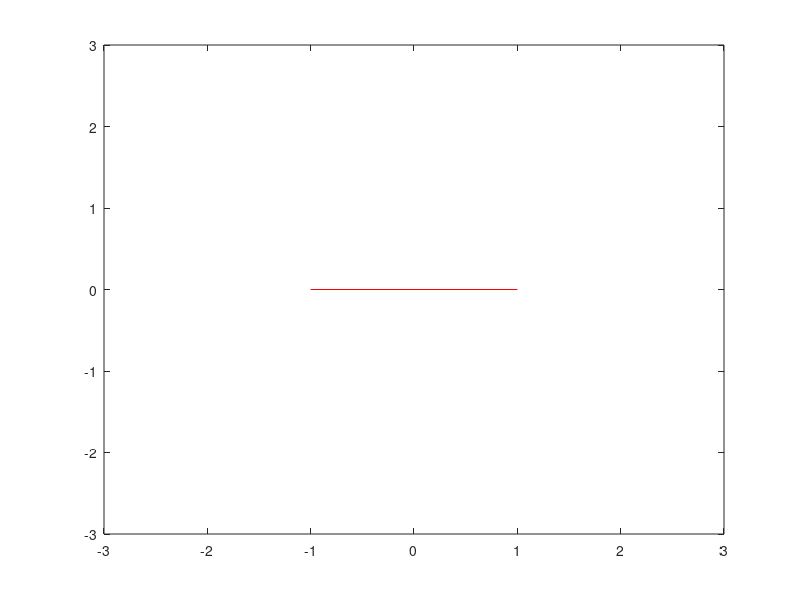

MATLAB code to generate this figure: (Note: this script raises an error after producing the figure.)
% Four Dimensional Cube Mini Animation
function s = FourthDimension();

% Animate line being formed.
for ind=0:100
    plot([-ind/100,ind/100], [0,0], 'r')
    axis([-3,3,-3,3])
    pause(0.01)
end

% Generate data for square.
[~, Edges] = HyperCube(2);
[~, x] = size(Edges);

% Animate square being formed from a line.
for ind=0:100
    A = Duplicate(R2D(pi/50*ind), 2); % Rotation matrix.
    I = eye(4); % Stretching matrix.
    I(2,2) = ind/100;
    I(4,4) = ind/100;

    % Calculate new data and plot.
    nEdges = A * I * Edges;
    for edge=1:x
        e = nEdges(:,edge);
        plot([e(1),e(3)], [e(2),e(4)], 'r')
        hold on
    end

    % Reset axis.
    hold off
    axis([-3,3,-3,3])
    pause(0.01)
end

% Generate data for cube
[~, Edges] = HyperCube(3);
[~, x] = size(Edges);

% Animate cube being formed from a square.
for ind=0:100
    A = Duplicate(Rx(3*pi*ind/100) * Ry(pi*ind/50), 2); % Rotation matrix.
    I = eye(6); % Stretching matrix.
    I(3,3) = ind/100;
    I(6,6) = ind/100;

    % Calculate new data and plot.
    nEdges = A * I * Edges;
    for edge=1:x
        e = nEdges(:,edge);
        plot([e(1),e(4)], [e(2),e(5)], 'r')
        hold on
    end

    % Reset axis.
    hold off
    axis([-3,3,-3,3])
    pause(0.01)
end

% Generate data for hypercube.
[~, Edges] = HyperCube(4);
[~, x] = size(Edges);

% Animate hypercube being formed from a cube.
for ind=0:150
    % Multi-rotation matrix.
    % Rotate hypercube along two separate planes.
    % Slowly rotate hypercube along axis in projected space to get slightly
    % different angle of hypercube.
    A = Duplicate(R4D(pi/50*ind, 1, 4)*R4D(pi/400*ind,2,3)*R4D(pi/50*ind, 3, 4), 2);
    I = eye(8);
    I(4,4) = ind/100;
    I(8,8) = ind/100;

    % Calculate new data and plot.
    % Stretching is not centered to allow outer cube to remain same size.
    % Shift cube along 4D space as the cube expands into a hypercube.
    nEdges = A * (I * Edges + [0;0;0;1-ind/100;0;0;0;1-ind/100]);
    for edge=1:x
        % Decrease size of vertices further in 4D space.
        e = nEdges(:,edge);
        c = e(4)/4+3/4;
        d = e(8)/4+3/4;
        plot([c*e(1),d*e(5)], [c*e(2),d*e(6)], 'r')
        hold on
    end

    % Reset axis.
    axis([-3,3,-3,3])
    hold off
    pause(0.01)
end

% Output string.
s = "4D";

end